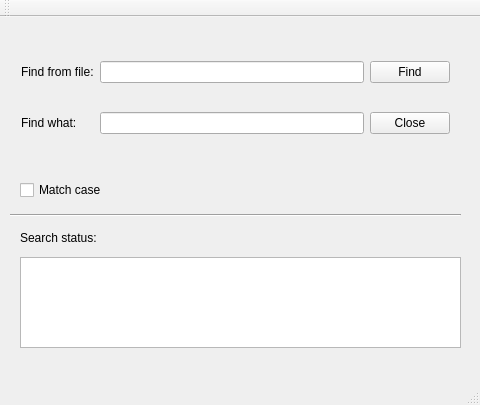
<?xml version="1.0" encoding="UTF-8"?>
<ui version="4.0">
 <class>MainWindow</class>
 <widget class="QMainWindow" name="MainWindow">
  <property name="geometry">
   <rect>
    <x>0</x>
    <y>0</y>
    <width>480</width>
    <height>405</height>
   </rect>
  </property>
  <property name="windowTitle">
   <string>MainWindow</string>
  </property>
  <widget class="QWidget" name="centralWidget">
   <widget class="Line" name="line">
    <property name="geometry">
     <rect>
      <x>10</x>
      <y>190</y>
      <width>451</width>
      <height>16</height>
     </rect>
    </property>
    <property name="orientation">
     <enum>Qt::Horizontal</enum>
    </property>
   </widget>
   <widget class="QLabel" name="searchStatus">
    <property name="geometry">
     <rect>
      <x>20</x>
      <y>210</y>
      <width>121</width>
      <height>21</height>
     </rect>
    </property>
    <property name="text">
     <string>Search status:</string>
    </property>
   </widget>
   <widget class="QCheckBox" name="matchCheckBox">
    <property name="geometry">
     <rect>
      <x>20</x>
      <y>160</y>
      <width>121</width>
      <height>26</height>
     </rect>
    </property>
    <property name="text">
     <string>Match case</string>
    </property>
   </widget>
   <widget class="QWidget" name="gridLayoutWidget">
    <property name="geometry">
     <rect>
      <x>10</x>
      <y>10</y>
      <width>451</width>
      <height>141</height>
     </rect>
    </property>
    <layout class="QGridLayout" name="gridLayout">
     <item row="1" column="2">
      <widget class="QPushButton" name="closePushButton">
       <property name="text">
        <string>Close</string>
       </property>
      </widget>
     </item>
     <item row="0" column="1">
      <widget class="QLineEdit" name="fileLineEdit"/>
     </item>
     <item row="0" column="0">
      <widget class="QLabel" name="findFromFile">
       <property name="text">
        <string>Find from file:</string>
       </property>
      </widget>
     </item>
     <item row="1" column="1">
      <widget class="QLineEdit" name="keyLineEdit"/>
     </item>
     <item row="0" column="2">
      <widget class="QPushButton" name="findPushButton">
       <property name="text">
        <string>Find</string>
       </property>
      </widget>
     </item>
     <item row="1" column="0">
      <widget class="QLabel" name="findWhat">
       <property name="text">
        <string>Find what:</string>
       </property>
      </widget>
     </item>
    </layout>
   </widget>
   <widget class="QTextBrowser" name="textBrowser">
    <property name="geometry">
     <rect>
      <x>20</x>
      <y>240</y>
      <width>441</width>
      <height>91</height>
     </rect>
    </property>
   </widget>
  </widget>
  <widget class="QMenuBar" name="menuBar">
   <property name="geometry">
    <rect>
     <x>0</x>
     <y>0</y>
     <width>480</width>
     <height>25</height>
    </rect>
   </property>
  </widget>
  <widget class="QToolBar" name="mainToolBar">
   <attribute name="toolBarArea">
    <enum>TopToolBarArea</enum>
   </attribute>
   <attribute name="toolBarBreak">
    <bool>false</bool>
   </attribute>
  </widget>
  <widget class="QStatusBar" name="statusBar"/>
 </widget>
 <layoutdefault spacing="6" margin="11"/>
 <resources/>
 <connections>
  <connection>
   <sender>closePushButton</sender>
   <signal>clicked()</signal>
   <receiver>MainWindow</receiver>
   <slot>close()</slot>
   <hints>
    <hint type="sourcelabel">
     <x>419</x>
     <y>150</y>
    </hint>
    <hint type="destinationlabel">
     <x>239</x>
     <y>202</y>
    </hint>
   </hints>
  </connection>
 </connections>
</ui>
